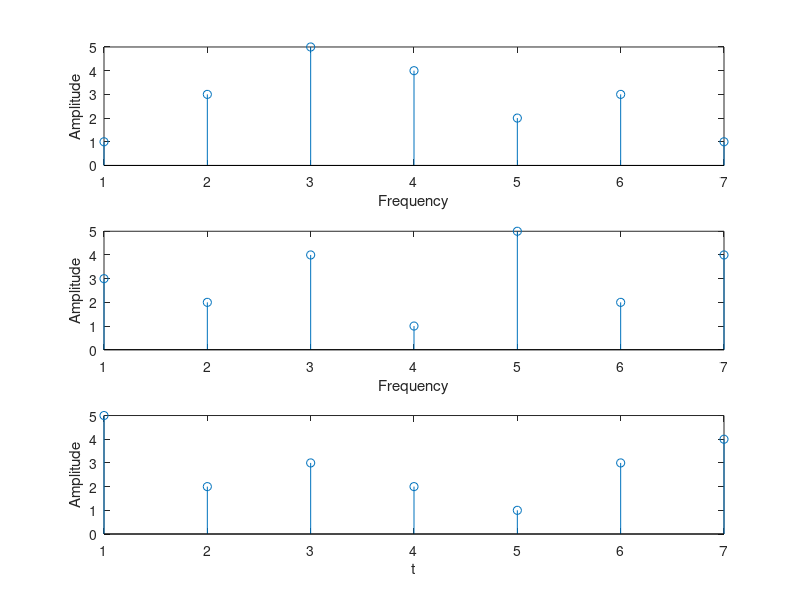
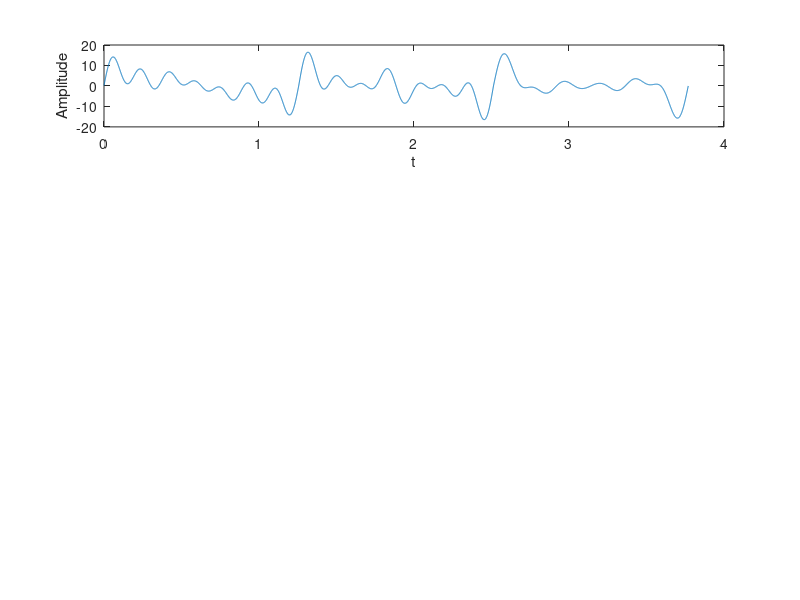

Reproduce these figures in MATLAB, in order. (Note: this script raises an error after producing the figures.)
%% Data Wave
% SubCarrier Amplitude Factor1
amFactor1 = [1, 3, 5, 4, 2, 3, 1];

% SubCarrier Amplitude Factor2
amFactor2 = [3, 2, 4, 1, 5, 2, 4];

% SubCarrier Amplitude Factor3
amFactor3 = [5, 2, 3, 2, 1, 3, 4];

% Plot Original Data
subplot(3,1,1)
stem(amFactor1)
xlabel("Frequency")
ylabel("Amplitude")
subplot(3,1,2)
stem(amFactor2)
xlabel("Frequency")
ylabel("Amplitude")
subplot(3,1,3)
stem(amFactor3)
xlabel("Frequency")
ylabel("Amplitude")
%% Symbol Wave
% Basic Sin Waves
w0 = 5;
fftN = 2^10;
res = pi/fftN/w0;
sinLen = 2*pi/w0;
sinWaves = zeros(length(amFactor1), sinLen/res);
for i = 1:1:length(amFactor1)
    for t = 1 : 1 : sinLen/res
        sinWaves(i, t) = sin(i* w0 * t * res);
    end
end

% Symbol Wave1
symbolWave1 = zeros(1, length(sinWaves));
for t = 1 : 1 : sinLen/res
    for i = 1 : 1 : length(amFactor1) 
        symbolWave1(t) = amFactor1(i) * sinWaves(i, t) + symbolWave1(t);
    end
end

% Symbol Wave2
symbolWave2 = zeros(1, length(sinWaves));
for t = 1 : 1 : sinLen/res
    for i = 1 : 1 : length(amFactor2) 
        symbolWave2(t) = amFactor2(i) * sinWaves(i, t) + symbolWave2(t);
    end
end

% Symbol Wave2
symbolWave3 = zeros(1, length(sinWaves));
for t = 1 : 1 : sinLen/res
    for i = 1 : 1 : length(amFactor3) 
        symbolWave3(t) = amFactor3(i) * sinWaves(i, t) + symbolWave3(t);
    end
end

% Plot SymbolWave
% figure
symbolWave = zeros(1, 3 * length(sinWaves));
symbolWave(1, :) = [symbolWave3, symbolWave2, symbolWave1];
symbolLen = length(symbolWave);
subSymbolLen = length(symbolWave1);
phase = 0 : res : 3*sinLen-res;
% plot(phase, symbolWave)
hold on
xlabel("t")
ylabel("Amplitude")

% Decoration
T = 2*pi/w0;
for i = 1:1:ceil(3*sinLen/T)
    % xline(i*T, "--")
end
%% Parameter
% Sample Period
Ts = 2*pi/fftN;
% Path number & Time delay
pathN = 3;
pathAmFactor = [0.7, 0.4, 0.1];
timeDelayN = [400, 2^8, 2^9];
%% Multi Path Signal with Time Delay
% Delay Multi Path Signals
multiSymbolWave = zeros(pathN, symbolLen);
for i = 1:1:pathN
    for k = 1:1:symbolLen - timeDelayN(i)
        multiSymbolWave(i, k + timeDelayN(i)) = pathAmFactor(i) * symbolWave(k);
    end
end

% Plot Multi Path Signals
figure 
subplot(pathN + 1, 1, 1)
plot(phase, symbolWave);
xlabel("t")
ylabel("Amplitude")

% Decoration
for i = 1:1:floor(3*sinLen/T)
    xline(i*T, "--r")
end

for i = 1: 1: pathN
    subplot(pathN + 1, 1, i + 1)
    plot(phase, multiSymbolWave(i,:));
    xlabel("Path " + num2str(i))
    ylabel("Amplitude")
    hold on
    % Decoration
    for j = 0:1:floor(3*sinLen/T)-1
        xline(j*T + 3*timeDelayN(i)/symbolLen*sinLen, "--r")
    end
end

% Add up
figure
subplot(2,1,1)
plot(phase, symbolWave)
hold on
xlabel("t")
ylabel("Amplitude")

% Decoration
for i = 1:1:floor(3*sinLen/T)
    xline(i*T, "--r")
end

multiPathSignalAddup = zeros(1, symbolLen);
for i = 1: 1: pathN
    multiPathSignalAddup(1, :) = multiPathSignalAddup(1, :) + multiSymbolWave(i, :);
end

multiPathSignalAddup(1, :) = multiPathSignalAddup(1, :) +  symbolWave(1, :);
% subplot(2, 1, 2)
plot(phase, multiPathSignalAddup, "--k")
title("Multi Path Signal with Time Delay")
%% Multi Path Signal with Protect Interval
% Insert Protect Interval into the Symbol Signal
protectInterval = zeros(1, 2^10);

% Initialize Protected Symbol Wave
protectSymbolWave1 = [protectInterval, symbolWave1];
protectSymbolWave2 = [protectInterval, symbolWave2];
protectSymbolWave3 = [protectInterval, symbolWave3];

protectSubSymbolLen = length(protectSymbolWave1);
protectSymbolWave = zeros(1, 3*protectSubSymbolLen);

protectSymbolWave(1, :) = [protectSymbolWave3, protectSymbolWave2, ...
    protectSymbolWave1];
protectSymbolLen = length(protectSymbolWave);


protectedPhase = 0: res: (protectSymbolLen-1)*res;

% Plot Multi Path Signal with Protect Interval
% figure
% plot(protectedPhase, protectSymbolWave);

% Decoration
for i = 1:1:floor(protectSymbolLen/protectSubSymbolLen)
    % xline(i*(protectSubSymbolLen-1)*res, "--r")
end

% Delay Multi Path Signal with Protect Interval
multiProtectSymbolWave = zeros(pathN, protectSymbolLen);

for i = 1:1:pathN
    for k = 1:1:protectSymbolLen - timeDelayN(i)
        multiProtectSymbolWave(i, k + timeDelayN(i)) = pathAmFactor(i) * protectSymbolWave(k);
    end
end

% Add up
subplot(2,1,2)
plot(protectedPhase, protectSymbolWave)
hold on
xlabel("t")
ylabel("Amplitude")

% Decoration
for i = 1:1:floor(protectSymbolLen/protectSubSymbolLen)
    xline(i*(protectSubSymbolLen-1)*res, "--r")
end

multiPathProtectedSignalAddup = zeros(1, protectSymbolLen);
for i = 1: 1: pathN
    multiPathProtectedSignalAddup(1, :) = multiPathProtectedSignalAddup(1, :) + multiProtectSymbolWave(i, :);
end

multiPathProtectedSignalAddup(1, :) = multiPathProtectedSignalAddup(1, :) +  protectSymbolWave(1, :);
% subplot(2, 1, 2)
plot(protectedPhase, multiPathProtectedSignalAddup, "--k")
title("Multi Path Signal with Protected Interval and Time Delay")

% Plot Multi Path Protect Signals
figure 
subplot(pathN + 1, 1, 1)
plot(protectedPhase, protectSymbolWave);
xlabel("t")
ylabel("Amplitude")

% Decoration
for i = 1:1:floor(protectSymbolLen/protectSubSymbolLen)
    xline(i*(protectSubSymbolLen-1)*res, "--r")
end

for i = 1: 1: pathN
    subplot(pathN + 1, 1, i + 1)
    plot(protectedPhase, multiProtectSymbolWave(i,:));
    xlabel("Path " + num2str(i))
    ylabel("Amplitude")
    hold on
    % Decoration
    for j = 0:1:floor(protectSymbolLen/protectSubSymbolLen)-1
        xline(j*(protectSubSymbolLen - 1)*res + timeDelayN(i) * res, "--r")
    end
end
%% Multi Path Symbol Wave with Cyclic Prefix
cyclicHeadLen = 2^10;

% Initialize Cyclic Symbol Wave
cyclicSymbolWave1 = [symbolWave1(subSymbolLen-cyclicHeadLen : end), symbolWave1];
cyclicSymbolWave2 = [symbolWave2(subSymbolLen-cyclicHeadLen : end), symbolWave2];
cyclicSymbolWave3 = [symbolWave3(subSymbolLen-cyclicHeadLen : end), symbolWave3];

cyclicSubSymbolLen = length(cyclicSymbolWave1);
cyclicSymbolWave = zeros(1, 3*cyclicSubSymbolLen);
cyclicSymbolLen = length(cyclicSymbolWave);

cyclicSymbolWave(1, :) = [cyclicSymbolWave3, cyclicSymbolWave2, cyclicSymbolWave1];

% Add Time Delay to Symbol Wave with Cyclic Prefix
multiCyclicSymbolWave = zeros(pathN, cyclicSymbolLen);

for i = 1:1:pathN
    for k = 1:1:cyclicSymbolLen - timeDelayN(i)
        multiCyclicSymbolWave(i, k + timeDelayN(i)) = pathAmFactor(i) * cyclicSymbolWave(k);
    end
end

cyclicPhase = 0 : res : (cyclicSymbolLen - 1)*res;

% Plot Multi Path Cyclic Signals
figure 
subplot(pathN + 1, 1, 1)
plot(cyclicPhase, cyclicSymbolWave);
xlabel("t")
ylabel("Amplitude")

% Decoration
for i = 1:1:floor(cyclicSymbolLen/cyclicSubSymbolLen)
    xline(i*(cyclicSubSymbolLen-1)*res, "--r")
end

for i = 1: 1: pathN
    subplot(pathN + 1, 1, i + 1)
    plot(cyclicPhase, multiCyclicSymbolWave(i,:));
    xlabel("Path " + num2str(i))
    ylabel("Amplitude")
    hold on
    % Decoration
    for j = 0:1:floor(cyclicSymbolLen/cyclicSubSymbolLen)-1
        xline(j*(cyclicSubSymbolLen - 1)*res + timeDelayN(i) * res, "--r")
    end
end

% Add up
figure
plot(cyclicPhase, cyclicSymbolWave)
hold on
xlabel("t")
ylabel("Amplitude")

% Decoration
for i = 1:1:floor(cyclicSymbolLen/cyclicSubSymbolLen)
    xline(i*(cyclicSubSymbolLen-1)*res, "--r")
end

multiPathCyclicSignalAddup = zeros(1, cyclicSymbolLen);
for i = 1: 1: pathN
    multiPathCyclicSignalAddup(1, :) = multiPathCyclicSignalAddup(1, :) + multiCyclicSymbolWave(i, :);
end

multiPathCyclicSignalAddup(1, :) = multiPathCyclicSignalAddup(1, :) +  cyclicSymbolWave(1, :);
% subplot(2, 1, 2)
plot(cyclicPhase, multiPathCyclicSignalAddup, "--k")
title("Multi Path Signal with Cyclic Prefix and Time Delay")
%% Recovery Original Signal from Multi Path Signal with Cyclic Prefix and Time Delay
% Split Symbol Wave1 Add-up Series
splitCyclicAddupSymbolWave1 = multiPathCyclicSignalAddup(2*(cyclicSubSymbolLen+1) + cyclicHeadLen : end);

% Generate Protect Matrix
splitCyclicAddupSymbolWaveLen = length(splitCyclicAddupSymbolWave1);
cyclicSignalChannelEstimateMatrix = zeros(splitCyclicAddupSymbolWaveLen);
cyclicSignalChannelEstimateSeries = zeros(1, splitCyclicAddupSymbolWaveLen);

for i = 1 : 1 : pathN
    cyclicSignalChannelEstimateSeries(timeDelayN(i) + 1) = pathAmFactor(i);
end
cyclicSignalChannelEstimateSeries(1) = 1;

% Cyclic Shift Signal-Channel Estimate Series
for i = 1:1:splitCyclicAddupSymbolWaveLen
    cyclicSignalChannelEstimateMatrix(i, :) = circshift(cyclicSignalChannelEstimateSeries, [0, i - 1]);
end

% Generate Recovery Matrix
recoveryCyclicSignalSeries = zeros(1, splitCyclicAddupSymbolWaveLen);
recoveryCyclicSignalSeries(1, :) = splitCyclicAddupSymbolWave1 / cyclicSignalChannelEstimateMatrix;

% Plot Compare figure
subplot(3,1,1)
recoveryPhase = 0 : res : sinLen - res;
plot(recoveryPhase, symbolWave1)
hold on
plot(recoveryPhase, recoveryCyclicSignalSeries, "--k")
hold on
plot(recoveryPhase, splitCyclicAddupSymbolWave1);
legend("Original Symbol", "Recovery Symbol", "Add Up Symbol")
xlabel("t")
ylabel("Amplitude")
title("Recovery Symbol from Multi Path Signal with Cyclic Prefix")
%% Recovery Original Signal from Multi Path Signal with Protect Interval and Time Delay
% Split Symbol Wave1 Add-up Series
splitProtectAddupSymbolWave1 = multiPathProtectedSignalAddup(end-2047 : end);

% Generate Cyclic Matrix
splitProtectAddupSymbolWaveLen = length(splitProtectAddupSymbolWave1);
protectSignalChannelEstimateMatrix = zeros(splitProtectAddupSymbolWaveLen);
protectSignalChannelEstimateSeries = zeros(1, splitProtectAddupSymbolWaveLen);

for i = 1 : 1 : pathN
    protectSignalChannelEstimateSeries(timeDelayN(i) + 1) = pathAmFactor(i);
end
protectSignalChannelEstimateSeries(1) = 1;

% Cyclic Shift Signal-Channel Estimate Series
for i = 1:1:splitProtectAddupSymbolWaveLen
    protectSignalChannelEstimateMatrix(i, :) = circshift(protectSignalChannelEstimateSeries, [0, i - 1]);
end

% Generate Recovery Matrix
recoverySignalSeries = zeros(1, splitProtectAddupSymbolWaveLen);
recoverySignalSeries(1, :) = splitProtectAddupSymbolWave1 / protectSignalChannelEstimateMatrix;

% Plot Compare figure
subplot(3,1,2)
plot(recoveryPhase, symbolWave1)
hold on
plot(recoveryPhase, recoverySignalSeries, "--k")
hold on
plot(recoveryPhase, splitProtectAddupSymbolWave1);
legend("Original Symbol", "Recovery Symbol", "Add Up Symbol")
xlabel("t")
ylabel("Amplitude")
title("Recovery Symbol from Multi Path Signal with Protect Interval")
%% Recovery Original Signal from Multi Path Signal Only with Time Delay
% Split Symbol Wave1 Add-up Series
splitAddupSymbolWave1 = multiPathSignalAddup(end-2047 : end);

% Generate Cyclic Matrix
splitAddupSymbolWaveLen = length(splitProtectAddupSymbolWave1);
SignalChannelEstimateMatrix = zeros(splitAddupSymbolWaveLen);
SignalChannelEstimateSeries = zeros(1, splitAddupSymbolWaveLen);

for i = 1 : 1 : pathN
    SignalChannelEstimateSeries(timeDelayN(i) + 1) = pathAmFactor(i);
end
SignalChannelEstimateSeries(1) = 1;

% Cyclic Shift Signal-Channel Estimate Series
for i = 1:1:splitAddupSymbolWaveLen
    SignalChannelEstimateMatrix(i, :) = circshift(SignalChannelEstimateSeries, [0, i - 1]);
end

% Generate Recovery Matrix
recoverySignalSeries = zeros(1, splitAddupSymbolWaveLen);
recoverySignalSeries(1, :) = splitAddupSymbolWave1 / SignalChannelEstimateMatrix;

% Plot Compare figure
subplot(3,1,3)
plot(recoveryPhase, symbolWave1)
hold on
plot(recoveryPhase, recoverySignalSeries, "--k")
hold on
plot(recoveryPhase, splitAddupSymbolWave1);
legend("Original Symbol", "Recovery Symbol", "Add Up Symbol")
xlabel("t")
ylabel("Amplitude")
title("Recovery Symbol from Multi Path Signal with Delay Time")